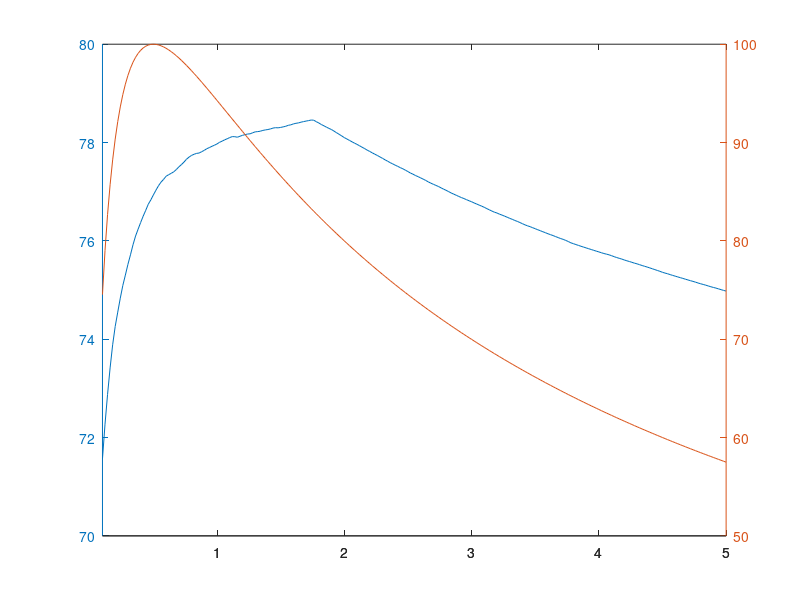

The MATLAB source for this figure: (Note: this script raises an error after producing the figure.)
clear all

If_Model_SNR=1;
If_AxialBinning=0;
% Power Related Parameter
SLD_Power=7.5;       %mW
Target_Power_on_Sample=0.75;    %mw
Line_Rate=80000;    %Hz
Sample_SinglePass_CE=0.7;
Sample_R=0.005;
Reference_R=0.001:0.0002:0.05;
Reference_SinglePass_CE=0.7;
Spectrometer_CE=0.6*0.6;
Sturation_Level_Max=1;
IE_Max=1;
Target_Axial_Sampling_Resolution=2.5;   %micron
RI=1.33;
%% Calculating BS ratio
BS_Ratio=(1-Target_Power_on_Sample/Sample_SinglePass_CE/SLD_Power);
%%
Plank=6.626069934*1E-34; %J*s
% System Parameter
FWC_e=140000;
Bit=12;
DN_max=2^Bit;
Dark_Noise_dn=0.5*2^4; %DN @12bit
Gain=DN_max/FWC_e;
OPD=50;  %micron, free space
Fringe_Period_frequency=3E8/((OPD*1E-6)*2);

% Simulation Setting
Repeat_Times=10000;  %for Noise Calculation
% Spectrum Parameter
X_spectrum_number=2048;
Center_Wavelengh=0.84;  %micron
Wavelength_FWHM=0.05;   %micron
Spectrum_Sampling_Ratio=0.7;    %?Spectrum?FWHM????????
ZP_Ratio=8;
% SD-OCT Part
% Simulating Spectrum (Linear with k, simplified) Normalzed 
Frequency_FWHM=3E8*Wavelength_FWHM/(Center_Wavelengh^2)/(1E-6);
Calculated_Axial_Resolution=3E8/Frequency_FWHM/2*1E6;   %micron
Center_Frequency=3E8/(Center_Wavelengh*1E-6);
Frequency_Sampling_Resolution=Frequency_FWHM/Spectrum_Sampling_Ratio/X_spectrum_number;

Frequency_Array=Frequency_Sampling_Resolution*((-1*X_spectrum_number/2+1):X_spectrum_number/2)+round(Center_Frequency/Frequency_Sampling_Resolution)*Frequency_Sampling_Resolution;
% DC
Spectrum_Norm_e=gaussmf(Frequency_Array,[Frequency_FWHM/2.355 Center_Frequency]);
%% Interference Efficiency and Satunration Level Estimation
Exp_Time=1/Line_Rate;
for q=1:length(Reference_R)
    Reference_Power(q)=SLD_Power*BS_Ratio*(1-BS_Ratio)*(Reference_SinglePass_CE^2)*Reference_R(q);
    Ratio_R=BS_Ratio*(1-BS_Ratio)*(Reference_SinglePass_CE^2)*Reference_R(q);

    Sample_Power(q)=SLD_Power*(1-BS_Ratio)*BS_Ratio*(Sample_SinglePass_CE^2)*Sample_R;
    Ratio_S=(1-BS_Ratio)*BS_Ratio*(Sample_SinglePass_CE^2)*Sample_R;

    Sample_Power_at_Sample=SLD_Power.*(1-BS_Ratio).*Sample_SinglePass_CE;

    %%
    Number_of_Electron_per_Line=Spectrometer_CE*(Reference_Power(q)+Sample_Power(q))*1E-3.*Exp_Time/(Plank*3E8/(Center_Wavelengh.*1E-6));
    Sturation_Level_Power=Number_of_Electron_per_Line./sum(Spectrum_Norm_e)/FWC_e;
    Sturation_Level(q)=min(Sturation_Level_Max,Sturation_Level_Power);
    IE(q)=min(IE_Max,2*((Sample_Power(q)*Reference_Power(q))^0.5)/(Sample_Power(q)+Reference_Power(q)));

    DN_mean=DN_max*Sturation_Level(q);
    Spectrum_Norm_e=gaussmf(Frequency_Array,[Frequency_FWHM/2.355 Center_Frequency]);
    
    % Use V100 to Estimate
    %((11*1E-3)*(0.16E-3)*0.25*0.01*0.17)/(Plank*3E8/(Center_Wavelengh.*1E-6))
    %%
    Spectrum_e=gaussmf(Frequency_Array,[Frequency_FWHM/2.355 Center_Frequency]).*FWC_e.*Sturation_Level(q);
    Spectrum_dn=Spectrum_e*Gain; 
    % Inter
    Inter_Spectrum_e=Spectrum_e*IE(q).*cos((Frequency_Array-Center_Frequency)/Fringe_Period_frequency*2*pi);
    Spectrum_with_Inter_e=Spectrum_e+Inter_Spectrum_e;
    % Full Frequency Range
    Full_Frequency_Array=[0:Frequency_Sampling_Resolution:ZP_Ratio*max(Frequency_Array)]';
    Min_Frequency_Index=find(Full_Frequency_Array>min(Frequency_Array),1,'first');
    %% Generating Position Array
    Time_max=1/Frequency_Sampling_Resolution;    %sec
    Temporal_Resolution=Time_max/length(Full_Frequency_Array);
    Time=[Temporal_Resolution:Temporal_Resolution:Time_max];
    Position_Full=3E8*Time/2/RI;  %/2 for round-trip
    Position=Position_Full(1:round(size(Full_Frequency_Array)/2));
    Position_micron=Position*1E6;
    Position_Sampling_Resolution_micron=Position_micron(2)-Position_micron(1);
    Index_Theoritical_Peak_Signal=round(OPD/Position_Sampling_Resolution_micron/RI);

    %% Simulating Spectrum (Linear with k, simplified) with Noise
    Full_Spectrum=zeros(size(Full_Frequency_Array,1),size(Full_Frequency_Array,2));
    if If_Model_SNR == 1
            Spectrum_with_Inter_dn=round(Spectrum_with_Inter_e.*Gain);
            Full_Spectrum(Min_Frequency_Index:(Min_Frequency_Index+length(Spectrum_with_Inter_dn)-1))=Spectrum_with_Inter_dn-Spectrum_dn;
            % plot(Full_Frequency_Array,Full_Spectrum);
            % Signal
            S_Full=fft(Full_Spectrum);
            S=S_Full(1:round(size(S_Full)/2));
            if If_AxialBinning == 1
                Axial_Binning_Factor=floor(Target_Axial_Sampling_Resolution/Position_Sampling_Resolution_micron);
                S_Binned=TSBinning(abs(S),1,Axial_Binning_Factor);
                Index_Theoritical_Peak_Signal_Binned=round(Index_Theoritical_Peak_Signal/Axial_Binning_Factor);
                Signal_SDOCT=S_Binned(Index_Theoritical_Peak_Signal_Binned);
            else
                Signal_SDOCT=abs(S(Index_Theoritical_Peak_Signal));
            end
            Spectrum_noise_dn=round((Spectrum_with_Inter_e.^0.5)*Gain);
            Noise_SDOCT=mean(Spectrum_noise_dn)*(X_spectrum_number/1.8)^0.5;    %real:2, abs: 4.68, sim: 1.8
    else

        Signal_SDOCT_Array=zeros(Repeat_Times,1);
        for p=1:Repeat_Times
            % Noise
            Shot_Noise_Spectrum_e=randn(X_spectrum_number,1)'.*Spectrum_with_Inter_e.^0.5;

            Spectrum_e_with_Noise=Spectrum_with_Inter_e+Shot_Noise_Spectrum_e;
            Spectrum_dn_with_Noise=round(Spectrum_e_with_Noise.*Gain);
            % plot(Frequency_Array,Spectrum_dn_with_Noise);
            %% SD-OCT Calculation (Tranditional)
            Full_Spectrum(Min_Frequency_Index:(Min_Frequency_Index+length(Spectrum_dn_with_Noise)-1))=Spectrum_dn_with_Noise-Spectrum_dn;
            % plot(Full_Frequency_Array,Full_Spectrum);

            S_Full=fft(Full_Spectrum);
            S=S_Full(1:round(size(S_Full)/2));
            %plot(Position_micron,S);
            %% Axial Binning
            if If_AxialBinning == 1
                Axial_Binning_Factor=floor(Target_Axial_Sampling_Resolution/Position_Sampling_Resolution_micron);
                S_Binned=TSBinning(abs(S),1,Axial_Binning_Factor);
                Index_Theoritical_Peak_Signal_Binned=round(Index_Theoritical_Peak_Signal/Axial_Binning_Factor);
            end

            if If_AxialBinning == 1
                Signal_SDOCT_Array(p)=S_Binned(Index_Theoritical_Peak_Signal_Binned);
            else
                Signal_SDOCT_Array(p)=abs(S(Index_Theoritical_Peak_Signal));
            end
            disp(p);
        end

        Signal_SDOCT=mean(Signal_SDOCT_Array);
        Noise_SDOCT=std(Signal_SDOCT_Array);
    end

    %% SNR Calculation for SD-OCT
    %plot(Signal_SDOCT_Array);

    SNR_SDOCT(q)=20*log10(Signal_SDOCT/Noise_SDOCT);
end
%% Simple Est
SNR_SD=10*log10(140000*2048/8)
10*log(4*(0.7E-3)*1/50000*0.6/(6.6E-34)/(3E8/(0.84E-6)))
%%
Reference_Sample_Power_Ratio=Reference_Power./Sample_Power;
Data_Save_Folder=['C:\TuanShu\180316_Setup MiiS Probe for OPD Calc\'];

subplot(2,2,1)
plot(Reference_R*100,SNR_SDOCT,'r','LineWidth',3);
xlabel('Reference arm Reflectance (%)')
ylabel('Signal-to-Noise Ratio (dB, shot)')
%dlmwrite([Data_Save_Folder 'SNRvsRr.txt'],[Reference_R'*100 SNR_SDOCT'],'delimiter','\t','newline','pc','precision', '%.6f','-append');

%%

    subplot(2,2,2)
    plot(Reference_R*100,Reference_Sample_Power_Ratio,'b','LineWidth',3);
    xlabel('Reference Arm Reflectance (%)')
    ylabel('Reference/Sample Power Ratio')    
    dlmwrite([Data_Save_Folder 'RSratio.txt'],[Reference_R'*100 Reference_Sample_Power_Ratio'],'delimiter','\t','newline','pc','precision', '%.6f','-append');

    subplot(2,2,3)
    plot(Reference_R*100,Sturation_Level*100,'b','LineWidth',3);
    xlabel('Reference Arm Reflectance (%)')
    ylabel('Saturation Level (%)')    
    dlmwrite([Data_Save_Folder 'SaturationLevel.txt'],[Reference_R'*100 Sturation_Level'*100],'delimiter','\t','newline','pc','precision', '%.6f','-append');

    subplot(2,2,4)
    plot(Reference_R*100,IE*100,'b','LineWidth',3);
    xlabel('Reference Arm Reflectance (%)')
    ylabel('Interference Efficiency (%)')    
    dlmwrite([Data_Save_Folder 'IE.txt'],[Reference_R'*100 IE'*100],'delimiter','\t','newline','pc','precision', '%.6f','-append');
%% 
subplot(1,1,1)
[hAx,hLine1,hLine2] = plotyy(Reference_R*100,SNR_SDOCT,Reference_R*100,IE*100);
hLine1.LineWidth = 4;
hLine2.LineWidth = 2.5;
hLine1.LineStyle = '-';
hLine2.LineStyle = ':';

hAx(1).FontSize=12;
hAx(2).FontSize=12;
xlabel(hAx(1),'Reference Arm Reflectance (%)');
ylabel(hAx(1),'Signal-to-Noise Ratio (dB)');
ylabel(hAx(2),'Reference/Sample Power Ratio');

%% 

subplot(1,1,1)
plot(Reference_R*100,SNR_SDOCT,'LineWidth',4,'LineStyle','-');
Ax=gca;
Ax.FontSize=12;
xlabel(Ax,'Reference Arm Reflectance (%)');
ylabel(Ax,'Signal-to-Noise Ratio (dB)');
